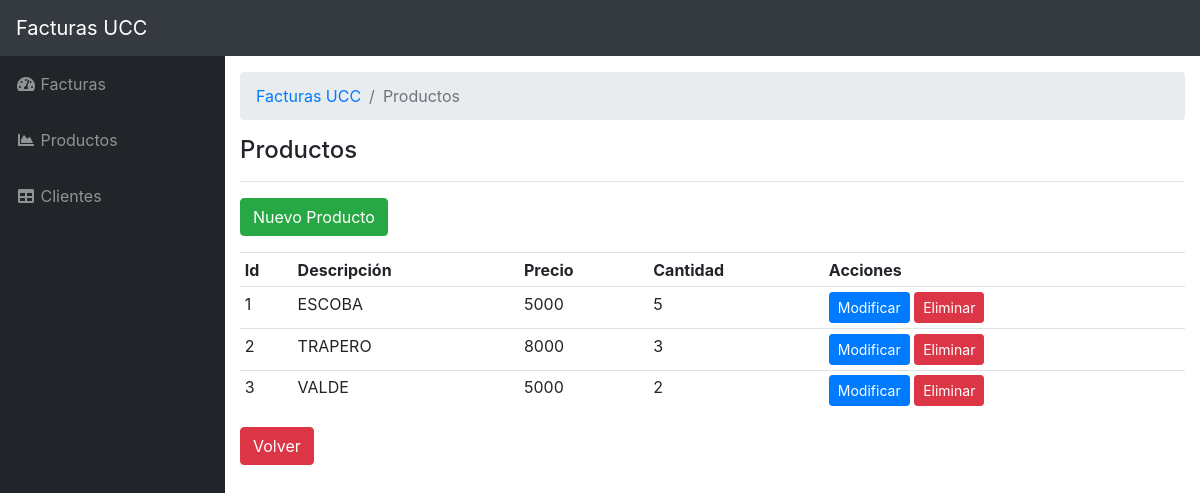
The app's page /productos/index.php with its own data.
### tables this page shows
CREATE TABLE `productos` (
  `id_producto` int(11) NOT NULL,
  `descripcion` varchar(255) NOT NULL,
  `precio` float NOT NULL,
  `cantidad` int(11) NOT NULL
);

### productos/index.php (the view, shortened to what this page needs)
<?php
$servername = "localhost";
$username = "root";
$password = "";
$dbname = "formularios-factura";
$conn = new mysqli($servername, $username, $password, $dbname);
$sql = "SELECT * FROM `productos`";
$result = $conn->query($sql);
if ($result->num_rows > 0) {
    $productos = $result->fetch_all(MYSQLI_ASSOC);
} else {
    $productos = null;
}
?>
<?php require_once '../sitio/cabecera.php' ?>
<ol class="breadcrumb">
    <li class="breadcrumb-item">
        <a href="<?php echo BASE_URL_ ?>">Facturas UCC</a>
    </li>
    <li class="breadcrumb-item active">Productos</li>
</ol>
<h4>Productos</h4>
<hr>
<div class="row mb-3">
    <div class="col-md-12">
        <a class="btn btn-success" href="crear.php">Nuevo Producto</a>
    </div>
</div>
<div class="row">
    <div class="col-md-12">
        <?php if (empty($productos)) : ?>
            <p>Aún no hay productos registradas.</p>
        <?php else : ?>
            <table class="table table-sm">
                <tr>
                    <th>Id</th>
                    <th>Descripción</th>
                    <th>Precio</th>
                    <th>Cantidad</th>
                    <th>Acciones</th>
                </tr>
                <?php foreach ($productos as $key => $producto) : ?>
                    <tr>
                        <td><?php echo $producto['id_producto'] ?></td>
                        <td><?php echo $producto['descripcion'] ?></td>
                        <td><?php echo $producto['precio'] ?></td>
                        <td><?php echo $producto['cantidad'] ?></td>
                        <td>
                            <a class="btn btn-sm btn-primary " href="actualizar.php?id=<?php echo $producto['id_producto'] ?>">Modificar</a>
                            <a class="btn btn-sm btn-danger " href="borrar.php?id=<?php echo $producto['id_producto'] ?>" onclick="return confirm('¿Estas seguro?')">
                                Eliminar</a>
                        </td>
                    </tr>
                <?php endforeach; ?>
            </table>
        <?php endif; ?>
    </div>
</div>
<div class="row mb-3">
    <div class="col-md-12">
        <a href="<?php echo BASE_URL_ ?>" class="btn btn-danger">Volver</button></a>
    </div>
</div>
<?php require_once '../sitio/pie.php' ?>

### records on screen
productos: id_producto "1", descripcion "ESCOBA", precio "5000", cantidad "5"
productos: id_producto "2", descripcion "TRAPERO", precio "8000", cantidad "3"
productos: id_producto "3", descripcion "VALDE", precio "5000", cantidad "2"
